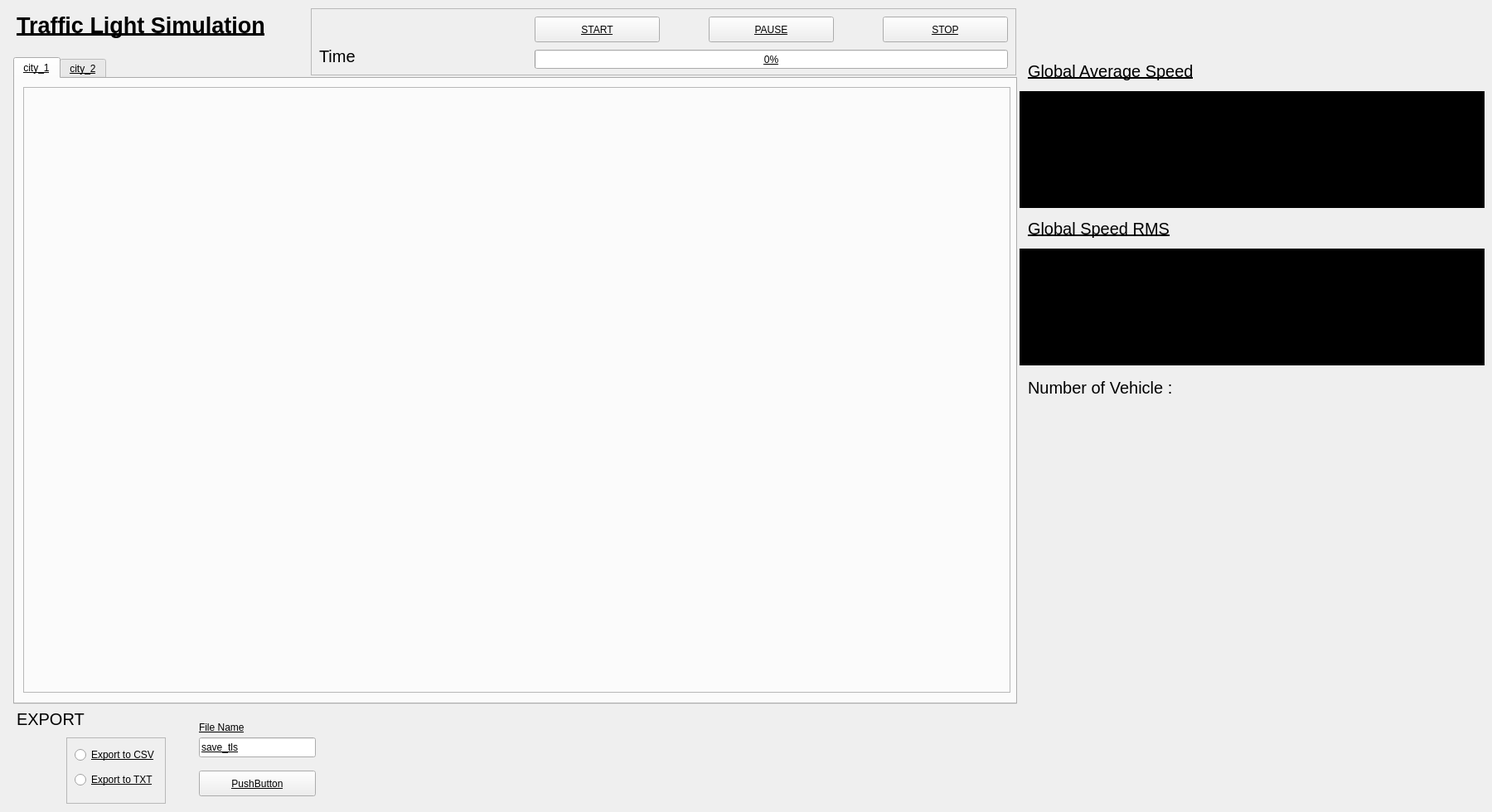
<?xml version="1.0" encoding="UTF-8"?>
<ui version="4.0">
 <class>MainWindow</class>
 <widget class="QWidget" name="MainWindow">
  <property name="geometry">
   <rect>
    <x>0</x>
    <y>0</y>
    <width>1800</width>
    <height>980</height>
   </rect>
  </property>
  <property name="font">
   <font>
    <underline>true</underline>
   </font>
  </property>
  <property name="windowTitle">
   <string>Widget</string>
  </property>
  <widget class="QTabWidget" name="CityTab">
   <property name="geometry">
    <rect>
     <x>16</x>
     <y>69</y>
     <width>1211</width>
     <height>781</height>
    </rect>
   </property>
   <property name="currentIndex">
    <number>0</number>
   </property>
   <widget class="QWidget" name="city_1_tab">
    <attribute name="title">
     <string>city_1</string>
    </attribute>
    <widget class="QFrame" name="city_1_frame">
     <property name="geometry">
      <rect>
       <x>10</x>
       <y>10</y>
       <width>1191</width>
       <height>731</height>
      </rect>
     </property>
     <property name="frameShape">
      <enum>QFrame::StyledPanel</enum>
     </property>
     <property name="frameShadow">
      <enum>QFrame::Raised</enum>
     </property>
    </widget>
   </widget>
   <widget class="QWidget" name="city_2_tab">
    <attribute name="title">
     <string>city_2</string>
    </attribute>
    <widget class="QFrame" name="city_2_frame">
     <property name="geometry">
      <rect>
       <x>10</x>
       <y>10</y>
       <width>1191</width>
       <height>731</height>
      </rect>
     </property>
     <property name="frameShape">
      <enum>QFrame::StyledPanel</enum>
     </property>
     <property name="frameShadow">
      <enum>QFrame::Raised</enum>
     </property>
    </widget>
   </widget>
  </widget>
  <widget class="QLabel" name="WindowTitle">
   <property name="geometry">
    <rect>
     <x>20</x>
     <y>10</y>
     <width>331</width>
     <height>41</height>
    </rect>
   </property>
   <property name="font">
    <font>
     <pointsize>20</pointsize>
     <bold>true</bold>
     <underline>true</underline>
    </font>
   </property>
   <property name="text">
    <string>Traffic Light Simulation</string>
   </property>
  </widget>
  <widget class="QFrame" name="ControlSimulationFrame">
   <property name="geometry">
    <rect>
     <x>375</x>
     <y>10</y>
     <width>851</width>
     <height>81</height>
    </rect>
   </property>
   <property name="frameShape">
    <enum>QFrame::StyledPanel</enum>
   </property>
   <property name="frameShadow">
    <enum>QFrame::Raised</enum>
   </property>
   <widget class="QProgressBar" name="SimuProgressBar">
    <property name="geometry">
     <rect>
      <x>270</x>
      <y>50</y>
      <width>571</width>
      <height>23</height>
     </rect>
    </property>
    <property name="value">
     <number>0</number>
    </property>
   </widget>
   <widget class="QPushButton" name="pushButton">
    <property name="geometry">
     <rect>
      <x>270</x>
      <y>10</y>
      <width>151</width>
      <height>31</height>
     </rect>
    </property>
    <property name="text">
     <string>START</string>
    </property>
   </widget>
   <widget class="QPushButton" name="pushButton_2">
    <property name="geometry">
     <rect>
      <x>480</x>
      <y>10</y>
      <width>151</width>
      <height>31</height>
     </rect>
    </property>
    <property name="text">
     <string>PAUSE</string>
    </property>
   </widget>
   <widget class="QPushButton" name="pushButton_3">
    <property name="geometry">
     <rect>
      <x>690</x>
      <y>10</y>
      <width>151</width>
      <height>31</height>
     </rect>
    </property>
    <property name="text">
     <string>STOP</string>
    </property>
   </widget>
   <widget class="QLabel" name="label">
    <property name="geometry">
     <rect>
      <x>10</x>
      <y>50</y>
      <width>49</width>
      <height>16</height>
     </rect>
    </property>
    <property name="font">
     <font>
      <pointsize>15</pointsize>
      <underline>true</underline>
     </font>
    </property>
    <property name="text">
     <string>Time :</string>
    </property>
   </widget>
  </widget>
  <widget class="QWidget" name="DataWidget" native="true">
   <property name="geometry">
    <rect>
     <x>1230</x>
     <y>110</y>
     <width>561</width>
     <height>141</height>
    </rect>
   </property>
   <property name="autoFillBackground">
    <bool>false</bool>
   </property>
   <property name="styleSheet">
    <string notr="true">background-color: rgb(0, 0, 0);</string>
   </property>
  </widget>
  <widget class="QWidget" name="DataWidget_2" native="true">
   <property name="geometry">
    <rect>
     <x>1230</x>
     <y>300</y>
     <width>561</width>
     <height>141</height>
    </rect>
   </property>
   <property name="autoFillBackground">
    <bool>false</bool>
   </property>
   <property name="styleSheet">
    <string notr="true">background-color: rgb(0, 0, 0);</string>
   </property>
  </widget>
  <widget class="QLabel" name="label_2">
   <property name="geometry">
    <rect>
     <x>1240</x>
     <y>70</y>
     <width>201</width>
     <height>31</height>
    </rect>
   </property>
   <property name="font">
    <font>
     <pointsize>15</pointsize>
     <underline>true</underline>
    </font>
   </property>
   <property name="text">
    <string>Global Average Speed</string>
   </property>
  </widget>
  <widget class="QLabel" name="label_3">
   <property name="geometry">
    <rect>
     <x>1240</x>
     <y>260</y>
     <width>201</width>
     <height>31</height>
    </rect>
   </property>
   <property name="font">
    <font>
     <pointsize>15</pointsize>
     <underline>true</underline>
    </font>
   </property>
   <property name="text">
    <string>Global Speed RMS</string>
   </property>
  </widget>
  <widget class="QLabel" name="label_4">
   <property name="geometry">
    <rect>
     <x>1240</x>
     <y>460</y>
     <width>191</width>
     <height>16</height>
    </rect>
   </property>
   <property name="font">
    <font>
     <pointsize>15</pointsize>
     <underline>true</underline>
    </font>
   </property>
   <property name="text">
    <string>Number of Vehicle : </string>
   </property>
  </widget>
  <widget class="QLabel" name="label_5">
   <property name="geometry">
    <rect>
     <x>20</x>
     <y>860</y>
     <width>101</width>
     <height>16</height>
    </rect>
   </property>
   <property name="font">
    <font>
     <pointsize>15</pointsize>
     <underline>true</underline>
    </font>
   </property>
   <property name="text">
    <string>EXPORT</string>
   </property>
  </widget>
  <widget class="QLineEdit" name="lineEdit">
   <property name="geometry">
    <rect>
     <x>240</x>
     <y>890</y>
     <width>141</width>
     <height>24</height>
    </rect>
   </property>
   <property name="text">
    <string>save_tls</string>
   </property>
  </widget>
  <widget class="QLabel" name="label_6">
   <property name="geometry">
    <rect>
     <x>240</x>
     <y>870</y>
     <width>61</width>
     <height>16</height>
    </rect>
   </property>
   <property name="text">
    <string>File Name</string>
   </property>
  </widget>
  <widget class="QPushButton" name="pushButton_4">
   <property name="geometry">
    <rect>
     <x>240</x>
     <y>930</y>
     <width>141</width>
     <height>31</height>
    </rect>
   </property>
   <property name="text">
    <string>PushButton</string>
   </property>
  </widget>
  <widget class="QFrame" name="export_frame">
   <property name="geometry">
    <rect>
     <x>80</x>
     <y>890</y>
     <width>120</width>
     <height>80</height>
    </rect>
   </property>
   <property name="frameShape">
    <enum>QFrame::StyledPanel</enum>
   </property>
   <property name="frameShadow">
    <enum>QFrame::Raised</enum>
   </property>
   <widget class="QRadioButton" name="csv_rb">
    <property name="geometry">
     <rect>
      <x>10</x>
      <y>10</y>
      <width>101</width>
      <height>22</height>
     </rect>
    </property>
    <property name="text">
     <string>Export to CSV</string>
    </property>
   </widget>
   <widget class="QRadioButton" name="txt_rb">
    <property name="geometry">
     <rect>
      <x>10</x>
      <y>40</y>
      <width>101</width>
      <height>22</height>
     </rect>
    </property>
    <property name="text">
     <string>Export to TXT</string>
    </property>
   </widget>
  </widget>
 </widget>
 <resources/>
 <connections/>
</ui>
